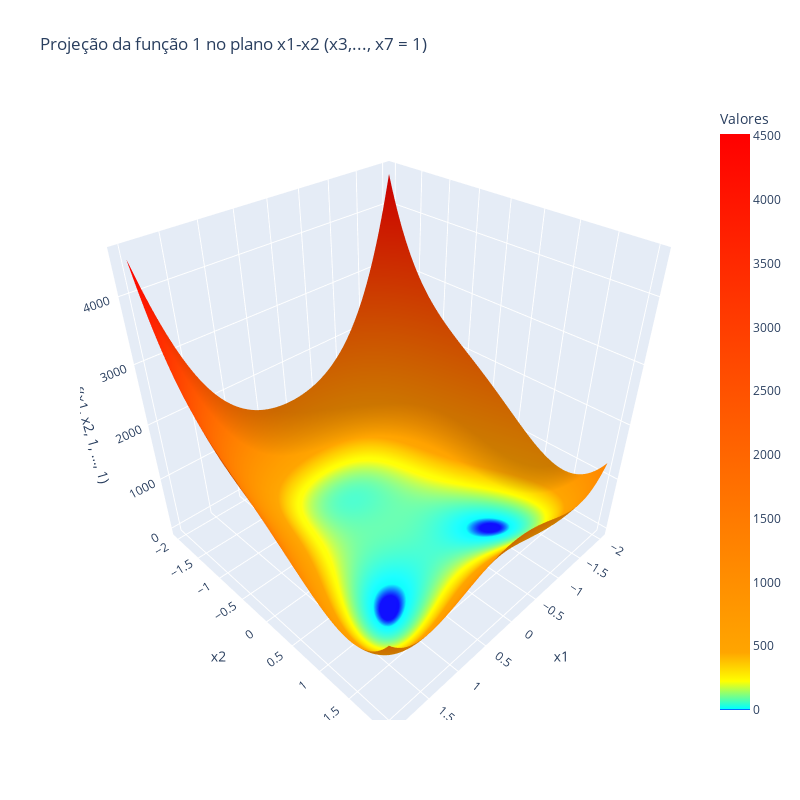

The code cell stored with this chart in its notebook:
### Markdown cell above
## Estudo da função
A função 1 é uma generalização multidimensional da função de Rosenbrock, uma função usada para testar algoritmos de otimização. A função 1 é definida por:

\begin{equation}
f(\mathbf{x}) = \sum_{i=1}^{6} 100(x_{i+1} - x_i^2)^2 + (1 - x_i)^2
\end{equation}

s. a.

\begin{equation}
x \in \mathbb{R}^7
\end{equation}

Ela é uma função não-convexa e, como na função de Rosenbrock, o mínimo global é localizado em um vale estreito e longo.

### Code cell
import numpy as np
import plotly.graph_objects as go
from sympy import lambdify

f_x_func = lambdify(variaveis, f_x, 'numpy')

x1_vals = np.linspace(-2, 2, 100)
x2_vals = np.linspace(-2, 2, 100)
x1, x2 = np.meshgrid(x1_vals, x2_vals)


fixed_values = [1] * 5
f_vals = np.array([
    f_x_func(x1_val, x2_val, *fixed_values)
    for x1_val, x2_val in zip(np.ravel(x1), np.ravel(x2))
]).reshape(x1.shape)

fig = go.Figure(data=[go.Surface(z=f_vals, x=x1, y=x2, colorscale=[
        [0.0, 'blue'],
        [0.002, 'cyan'],
        [0.05, 'yellow'],
        [0.1, 'orange'],
        [1.0, 'red']
    ], colorbar=dict(title="Valores"))])
fig.update_layout(
    title="Projeção da função 1 no plano x1-x2 (x3,..., x7 = 1)",
    scene=dict(
        xaxis_title='x1',
        yaxis_title='x2',
        zaxis_title='f(x1, x2, 1, ..., 1)'
    ),
    width=800,
    height=800
)

fig.show()

### Figure 1 — Plotly figure (JSON) as saved in the notebook; plotly's stock layout.template omitted (floating-point values rounded to 4 significant figures; data arrays with more than 128 entries replaced by an {"elided": "..."} marker saying what was removed)
{"data": [{"colorbar": {"title": {"text": "Valores"}}, "colorscale": [[0, "blue"], [0.002, "cyan"], [0.05, "yellow"], [0.1, "orange"], [1, "red"]], "type": "surface", "x": {"elided": "100x100 float values"}, "y": {"elided": "100x100 float values"}, "z": {"elided": "100x100 float values"}}], "layout": {"height": 800, "scene": {"xaxis": {"title": {"text": "x1"}}, "yaxis": {"title": {"text": "x2"}}, "zaxis": {"title": {"text": "f(x1, x2, 1, ..., 1)"}}}, "title": {"text": "Projeção da função 1 no plano x1-x2 (x3,..., x7 = 1)"}, "width": 800}}
